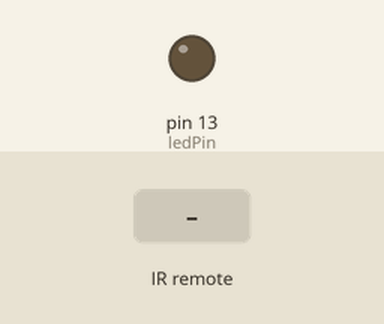
A sketch run on a simulated Arduino Uno, built with avr-gcc and run on an emulated ATmega328P. Parts: output pins drawn as LEDs (lit = HIGH). Inputs (shaded band) come from the test bench.

Above: at 1.2 s.
1.3 s: infrared code 0xFF18E7 received
At 1.6 s:
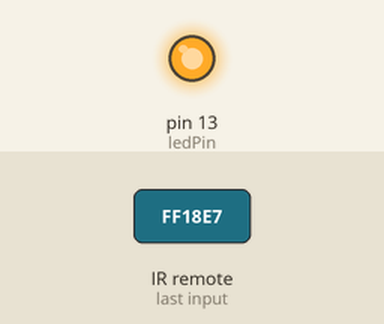
4.3 s: infrared code 0xFF30CF received
At 5.1 s:
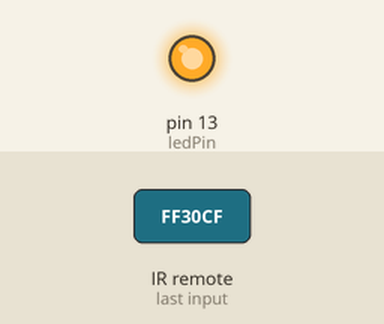
Timing chart, 0 to 7.3 s (numbered marks = the images above; inputs shaded):
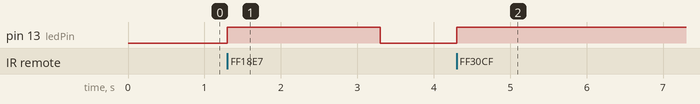

The sketch:

ir_switch_cases.ino
```cpp
/*
Test interrupt with IR remote control
by Sarah Lindner
created 2020/06/21
*/

// Include IR Remote Library by Ken Shirriff
#include <IRremote.h>

// Define sensor pin
const int RECV_PIN = 4;

// Define LED pin constants
const int ledPin = 13;

// Define integer to remember toggle state
int togglestate = 0;

// Define IR Receiver and Results Objects
IRrecv irrecv(RECV_PIN);
decode_results results;


void setup(){
  // Enable the IR Receiver
  irrecv.enableIRIn();
  // Set LED pins as Outputs
  pinMode(ledPin, OUTPUT);
}


void loop(){
    if (irrecv.decode(&results)){

        switch(results.value){

        case 0xFF18E7: // remote control button 2
        // Turn on LED for 2 Seconds
        digitalWrite(ledPin, HIGH);
        delay(2000);
        digitalWrite(ledPin, LOW);
        break;

        case 0xFF30CF: // remote control button 1
        // Toggle LED On or Off
        if(togglestate==0){
        digitalWrite(ledPin, HIGH);
        togglestate=1;
        }
        else {
        digitalWrite(ledPin, LOW);
        togglestate=0;
        }
        break;

    }
    irrecv.resume();
  }

}
```

Measured:
- after the input at 1.3 s, pin 13 (ledPin): LOW → HIGH at once, → LOW 2.0 s later
- after the input at 4.3 s, pin 13 (ledPin): LOW → HIGH at once
